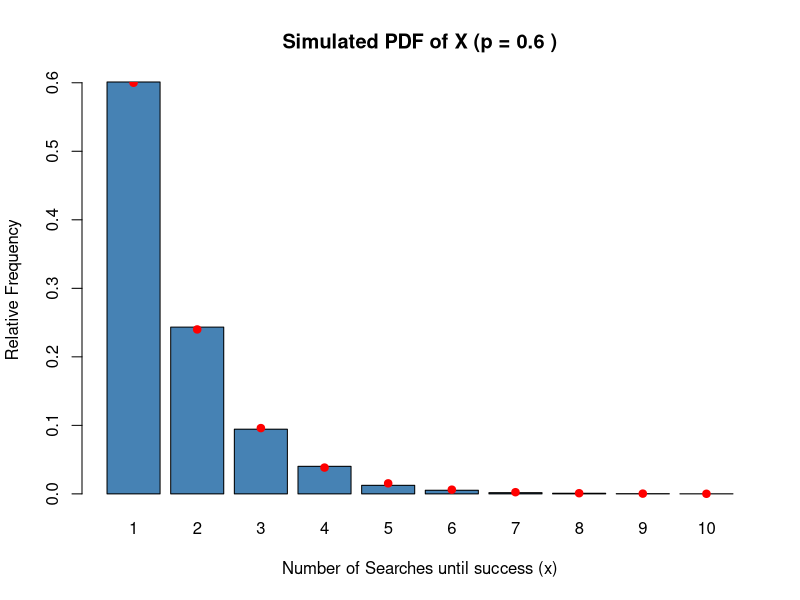
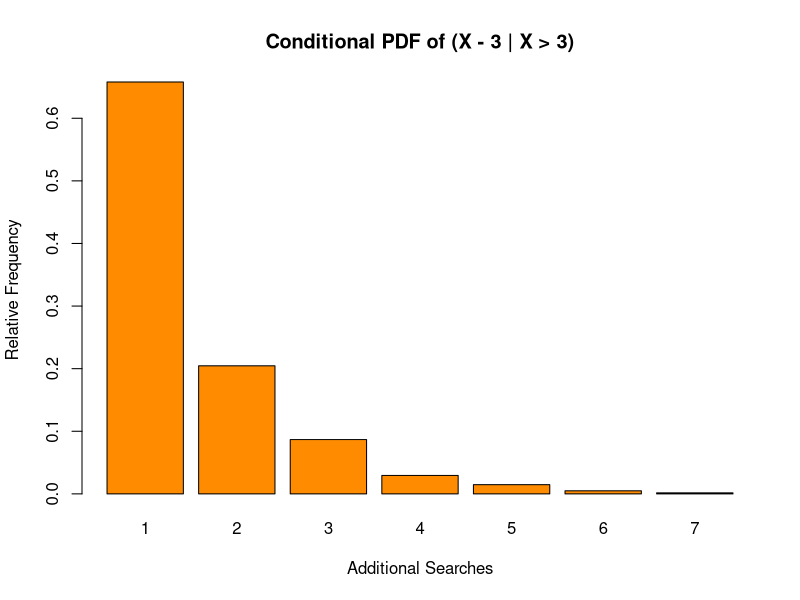

Reproduce these figures in R, in order.
## ---- chunk 1
set.seed(123)
p <- 0.6   # change this value to test other probabilities

# Simulation Function
# Number of sites searched until the key phrase is found
search_until_found <- function(p) {
  count <- 0
  found <- FALSE
  while (!found) {
    count <- count + 1
    # 1 = site contains the key phrase (prob p), 0 = it doesn't (prob 1-p)
    site <- sample(c(1, 0), size = 1, prob = c(p, 1 - p))
    if (site == 1) found <- TRUE
  }
  count
}

simulate_searches <- function(n = 10000, p = 0.6) {
  X <- numeric(n)
  for (i in 1:n) {
    X[i] <- search_until_found(p)
  }
  X
}

## ---- chunk 2
n <- 10000
X <- simulate_searches(n, p)

pdf_sim <- table(X) / n
bp <- barplot(pdf_sim, main = paste("Simulated PDF of X (p =", p, ")"),
              xlab = "Number of Searches until success (x)",
              ylab = "Relative Frequency", col = "steelblue")

# Theoretical PMF computed by: P(X = k) = (1 - p)^(k - 1) * p
k <- as.numeric(names(pdf_sim))
points(bp, (1 - p)^(k - 1) * p, pch = 19, col = "red")

cat("Simulated Mean:    ", mean(X), "\n")
cat("Theoretical Mean:  ", 1 / p, "\n")
cat("Simulated Variance:", var(X), "\n")
cat("Theoretical Variance:   ", (1 - p) / p^2, "\n")
## ---- chunk 3
Xc <- X[X > 3]
Yc <- Xc - 3 # additional searches after the first 3 failures

cat("\nNumber of Runs with X > 3:", length(Xc), "\n")

pdf_cond <- table(Yc) / length(Yc)
barplot(pdf_cond, main = "Conditional PDF of (X - 3 | X > 3)",
        xlab = "Additional Searches", ylab = "Relative Frequency",
        col = "darkorange")

cat("Conditional Mean of X - 3:     ", mean(Yc), "\n")
cat("Conditional Variance of X - 3: ", var(Yc), "\n")
cat("Compare with Full-Set Mean:  ", mean(X), " variance:", var(X), "\n")

# side by side check that the conditional pdf matches the full pdf
cmp <- rbind(full = as.numeric(pdf_sim[1:5]),
             conditional = as.numeric(pdf_cond[1:5]))
colnames(cmp) <- 1:5
print(round(cmp, 4))
## ---- chunk 4
pa_cond <- sum(X == 4) / sum(X > 3)
pa_unc  <- mean(X == 1)
cat("\n(a) P(X=4 | X>3) =", pa_cond, "   P(X=1) =", pa_unc,
    "   Theoretical =", p, "\n")

pb_cond <- sum(X == 5) / sum(X > 3)
pb_unc  <- mean(X == 2)
cat("(b) P(X=5 | X>3) =", pb_cond, "   P(X=2) =", pb_unc,
    "   Theoretical =", (1 - p) * p, "\n")
